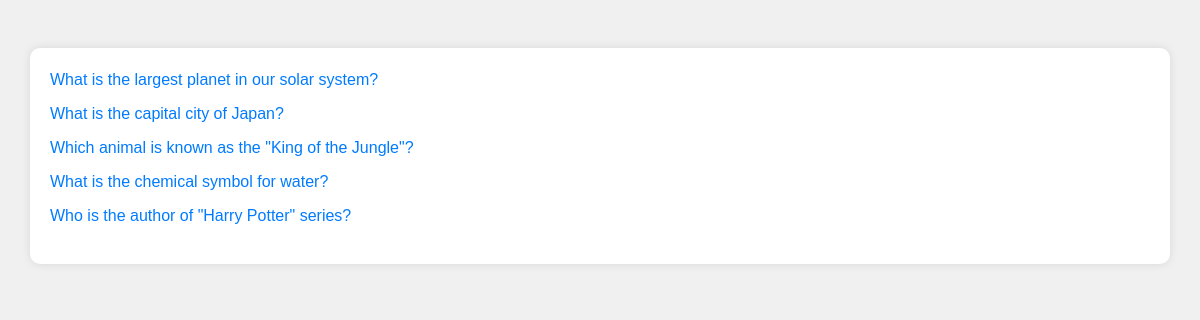
Screenshot of /polls/ with the database file from the repository.
### polls/models.py (models this page shows, shortened)
class Question(models.Model):
    question_text = models.CharField(max_length=200)
    pub_date = models.DateTimeField("date published")

### polls/views.py (the view)
# urls.py: path('', views.index, name="index"),
def index(request):
    latest_question_list = Question.objects.order_by("-pub_date")[:5]
    context = {"latest_question_list": latest_question_list}
    return render(request, "polls/index.html", context)

### polls/templates/polls/index.html (shortened to what this page needs)
{% load static %}
<!DOCTYPE html>
<html lang="en">
<head>
    <link href="https://cdn.jsdelivr.net/npm/bootstrap@5.3.3/dist/css/bootstrap.min.css" rel="stylesheet">
    <link rel="stylesheet" href="{% static 'css/styles.css' %}">
</head>
<body>
<div class="container">
<div class="row mt-5 flex justify-content-center">
<div class="col-12 custom-box" >
{% if latest_question_list %}
<ul>
{% for question in latest_question_list %}
    <li><a href="{% url 'polls:vote' question.id %}">{{question.question_text}}</a></li>
{% endfor %}
</ul>
{% else %}
<p>No polls are available.</p>
{% endif %}
</div>
</div>
</div>
</body>
</html>

### polls/templates/static/css/styles.css (style rules this page uses)
body { font-family: 'Arial', sans-serif; background-color: #f0f0f0; }
.container { margin-top: 20px; }
ul { list-style-type: none; padding: 0; }
li { margin-bottom: 10px; transition: transform 0.3s ease-in-out; }
a { color: #007bff; text-decoration: none; margin-right: 20px; transition: color 0.3s ease-in-out; }
.custom-box { background-color: #fff; box-shadow: 0 0 10px rgba(0, 0, 0, 0.1); padding: 20px; border-radius: 10px; animation: fadeInUp 0.5s ease; }

### polls/templates/polls/index.html (style rules this page uses)
body { font-family: 'Arial', sans-serif; background-color: #f0f0f0; }
.container { margin-top: 20px; }
ul { list-style-type: none; padding: 0; }
li { margin-bottom: 10px; transition: transform 0.3s ease-in-out; }
a { color: #007bff; text-decoration: none; margin-right: 20px; transition: color 0.3s ease-in-out; }
.custom-box { background-color: #fff; box-shadow: 0 0 10px rgba(0, 0, 0, 0.1); padding: 20px; border-radius: 10px; animation: fadeInUp 0.5s ease; }

### rows the page displays
Question: question_text "What is the largest planet in our solar system?"
Question: question_text "What is the capital city of Japan?"
Question: question_text "Which animal is known as the \"King of the Jungle\"?"
Question: question_text "What is the chemical symbol for water?"
Question: question_text "Who is the author of \"Harry Potter\" series?"
